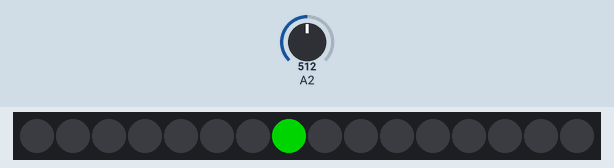
This sketch was run on a simulated Arduino Uno, built with avr-gcc and run on an emulated ATmega328P. Shown: 16 RGB LEDs in strip order, left to right. The test bench sets the inputs (shaded band); at power-on: A2 = 512. Dim RGB values are drawn brighter than linear.

Above: at 1.2 s.
1.3 s: A2 set to 716
At 2.5 s:
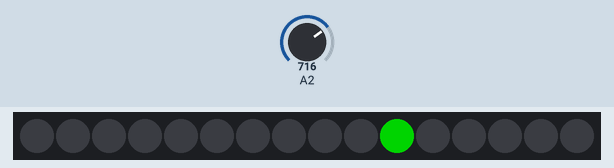
2.8 s: A2 set to 900
At 3.6 s:
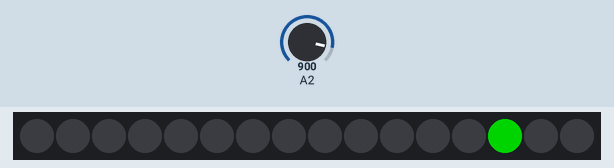
4.3 s: A2 set to 1023
At 4.7 s:
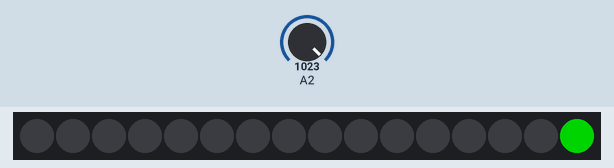
Timing chart, 0 to 7.3 s (numbered marks = the images above; inputs shaded):
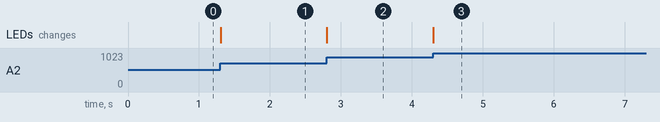

Measured:
- after the input at 1.3 s, the LEDs: change at once (image 1)
- after the input at 2.8 s, the LEDs: change at once (image 2)
- after the input at 4.3 s, the LEDs: change at once (image 3)

The sketch:

pot_led.ino
```cpp
#include <FastLED.h>
#define LED_PIN 7
#define NUM_LEDS 16
CRGB leds[NUM_LEDS];

void setup() {
  // Add LEDS
  FastLED.addLeds<WS2812, LED_PIN, GRB>(leds, NUM_LEDS);
}

void loop() {
  // read pot value & map to number of LEDs
  int led = analogRead(A2);
  led = map(led, 0, 1023, 0, NUM_LEDS -1);
  leds[led] = CRGB::Green;
  FastLED.show();
  leds[led] = CRGB::Black;
  delay(5);
}
```
